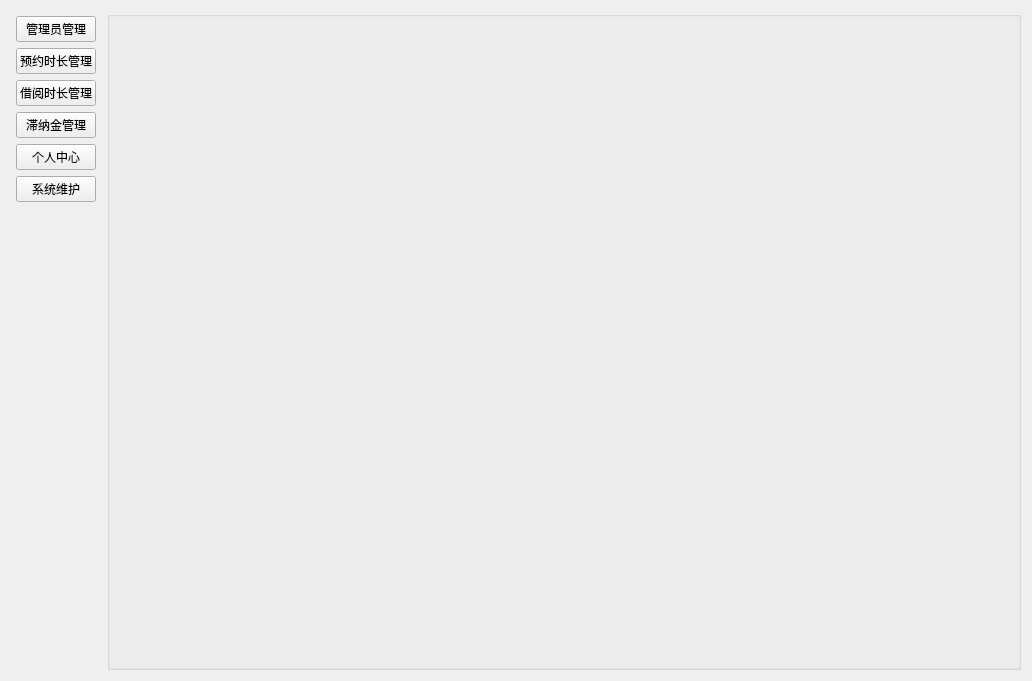
<?xml version="1.0" encoding="UTF-8"?>
<ui version="4.0">
 <class>SuperFunc</class>
 <widget class="QWidget" name="SuperFunc">
  <property name="geometry">
   <rect>
    <x>0</x>
    <y>0</y>
    <width>1032</width>
    <height>681</height>
   </rect>
  </property>
  <property name="windowTitle">
   <string>Form</string>
  </property>
  <layout class="QGridLayout" name="gridLayout_2">
   <item row="0" column="0">
    <widget class="QWidget" name="w_1" native="true">
     <layout class="QGridLayout" name="gridLayout">
      <property name="leftMargin">
       <number>5</number>
      </property>
      <property name="topMargin">
       <number>5</number>
      </property>
      <property name="rightMargin">
       <number>5</number>
      </property>
      <property name="bottomMargin">
       <number>5</number>
      </property>
      <property name="horizontalSpacing">
       <number>5</number>
      </property>
      <item row="5" column="0">
       <widget class="QPushButton" name="pb_WB">
        <property name="text">
         <string>系统维护</string>
        </property>
       </widget>
      </item>
      <item row="2" column="0">
       <widget class="QPushButton" name="pb_JYSC">
        <property name="text">
         <string>借阅时长管理</string>
        </property>
       </widget>
      </item>
      <item row="0" column="0">
       <widget class="QPushButton" name="pb_Admin">
        <property name="text">
         <string>管理员管理</string>
        </property>
       </widget>
      </item>
      <item row="3" column="0">
       <widget class="QPushButton" name="pb_ZNJ">
        <property name="text">
         <string>滞纳金管理</string>
        </property>
       </widget>
      </item>
      <item row="6" column="0">
       <spacer name="verticalSpacer">
        <property name="orientation">
         <enum>Qt::Vertical</enum>
        </property>
        <property name="sizeHint" stdset="0">
         <size>
          <width>20</width>
          <height>40</height>
         </size>
        </property>
       </spacer>
      </item>
      <item row="4" column="0">
       <widget class="QPushButton" name="pb_Person">
        <property name="text">
         <string>个人中心</string>
        </property>
       </widget>
      </item>
      <item row="1" column="0">
       <widget class="QPushButton" name="pb_Order">
        <property name="text">
         <string>预约时长管理</string>
        </property>
       </widget>
      </item>
     </layout>
    </widget>
   </item>
   <item row="0" column="1">
    <widget class="QGroupBox" name="w_Admin">
     <property name="sizePolicy">
      <sizepolicy hsizetype="Expanding" vsizetype="Preferred">
       <horstretch>0</horstretch>
       <verstretch>0</verstretch>
      </sizepolicy>
     </property>
    </widget>
   </item>
  </layout>
 </widget>
 <resources/>
 <connections/>
</ui>
